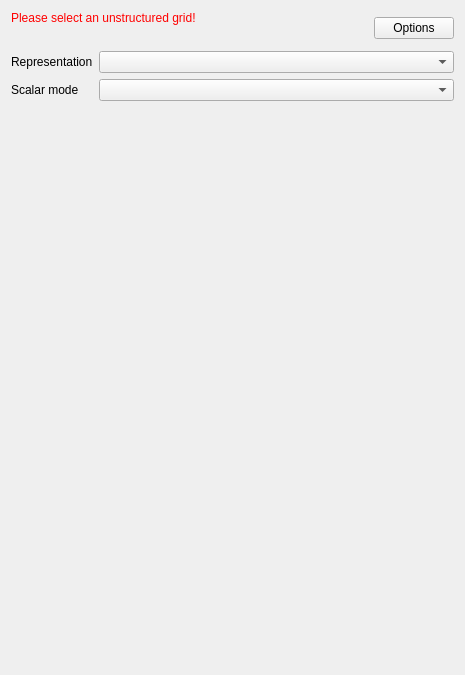
<?xml version="1.0" encoding="UTF-8"?>
<ui version="4.0">
 <class>QmitkUGVisualizationViewControls</class>
 <widget class="QWidget" name="QmitkUGVisualizationViewControls">
  <property name="geometry">
   <rect>
    <x>0</x>
    <y>0</y>
    <width>465</width>
    <height>675</height>
   </rect>
  </property>
  <property name="minimumSize">
   <size>
    <width>0</width>
    <height>0</height>
   </size>
  </property>
  <property name="windowTitle">
   <string>QmitkTemplate</string>
  </property>
  <layout class="QVBoxLayout" name="verticalLayout">
   <item>
    <widget class="QWidget" name="widget" native="true">
     <property name="sizePolicy">
      <sizepolicy hsizetype="Preferred" vsizetype="Preferred">
       <horstretch>0</horstretch>
       <verstretch>0</verstretch>
      </sizepolicy>
     </property>
     <layout class="QHBoxLayout" name="horizontalLayout">
      <property name="margin">
       <number>0</number>
      </property>
      <item>
       <widget class="QWidget" name="widget_3" native="true">
        <property name="sizePolicy">
         <sizepolicy hsizetype="Preferred" vsizetype="Preferred">
          <horstretch>1</horstretch>
          <verstretch>0</verstretch>
         </sizepolicy>
        </property>
        <layout class="QVBoxLayout" name="verticalLayout_3">
         <property name="margin">
          <number>0</number>
         </property>
         <item>
          <widget class="QLabel" name="m_ErrorLabel">
           <property name="sizePolicy">
            <sizepolicy hsizetype="Preferred" vsizetype="Preferred">
             <horstretch>0</horstretch>
             <verstretch>0</verstretch>
            </sizepolicy>
           </property>
           <property name="styleSheet">
            <string notr="true">QLabel { color: rgb(255, 0, 0) }</string>
           </property>
           <property name="text">
            <string>Please select an unstructured grid!</string>
           </property>
          </widget>
         </item>
         <item>
          <widget class="QLabel" name="m_SelectedLabel">
           <property name="text">
            <string/>
           </property>
          </widget>
         </item>
        </layout>
       </widget>
      </item>
      <item>
       <widget class="QPushButton" name="m_OptionsButton">
        <property name="text">
         <string>Options</string>
        </property>
       </widget>
      </item>
     </layout>
    </widget>
   </item>
   <item>
    <widget class="QWidget" name="m_ContainerWidget" native="true">
     <property name="sizePolicy">
      <sizepolicy hsizetype="Preferred" vsizetype="Preferred">
       <horstretch>0</horstretch>
       <verstretch>1</verstretch>
      </sizepolicy>
     </property>
     <layout class="QVBoxLayout" name="verticalLayout_2">
      <property name="margin">
       <number>0</number>
      </property>
      <item>
       <widget class="QWidget" name="widget_2" native="true">
        <layout class="QGridLayout" name="gridLayout">
         <property name="margin">
          <number>0</number>
         </property>
         <item row="0" column="1">
          <widget class="QmitkUGCombinedRepresentationPropertyWidget" name="m_RepresentationComboBox">
           <property name="sizePolicy">
            <sizepolicy hsizetype="Preferred" vsizetype="Fixed">
             <horstretch>1</horstretch>
             <verstretch>0</verstretch>
            </sizepolicy>
           </property>
          </widget>
         </item>
         <item row="1" column="1">
          <widget class="QmitkEnumerationPropertyWidget" name="m_ScalarModeComboBox"/>
         </item>
         <item row="0" column="0">
          <widget class="QLabel" name="label">
           <property name="text">
            <string>Representation</string>
           </property>
          </widget>
         </item>
         <item row="1" column="0">
          <widget class="QLabel" name="label_2">
           <property name="text">
            <string>Scalar mode</string>
           </property>
          </widget>
         </item>
        </layout>
       </widget>
      </item>
      <item>
       <widget class="QmitkTransferFunctionGeneratorWidget" name="m_TransferFunctionGeneratorWidget" native="true">
        <property name="sizePolicy">
         <sizepolicy hsizetype="Preferred" vsizetype="Preferred">
          <horstretch>0</horstretch>
          <verstretch>0</verstretch>
         </sizepolicy>
        </property>
       </widget>
      </item>
      <item>
       <widget class="QmitkTransferFunctionWidget" name="m_TransferFunctionWidget" native="true">
        <property name="sizePolicy">
         <sizepolicy hsizetype="Preferred" vsizetype="Preferred">
          <horstretch>0</horstretch>
          <verstretch>1</verstretch>
         </sizepolicy>
        </property>
       </widget>
      </item>
     </layout>
    </widget>
   </item>
  </layout>
 </widget>
 <layoutdefault spacing="6" margin="11"/>
 <customwidgets>
  <customwidget>
   <class>QmitkTransferFunctionWidget</class>
   <extends>QWidget</extends>
   <header location="global">QmitkTransferFunctionWidget.h</header>
  </customwidget>
  <customwidget>
   <class>QmitkTransferFunctionGeneratorWidget</class>
   <extends>QWidget</extends>
   <header location="global">QmitkTransferFunctionGeneratorWidget.h</header>
   <container>1</container>
  </customwidget>
  <customwidget>
   <class>QmitkEnumerationPropertyWidget</class>
   <extends>QComboBox</extends>
   <header location="global">QmitkEnumerationPropertyWidget.h</header>
  </customwidget>
  <customwidget>
   <class>QmitkUGCombinedRepresentationPropertyWidget</class>
   <extends>QComboBox</extends>
   <header location="global">QmitkUGCombinedRepresentationPropertyWidget.h</header>
  </customwidget>
 </customwidgets>
 <resources/>
 <connections/>
</ui>
